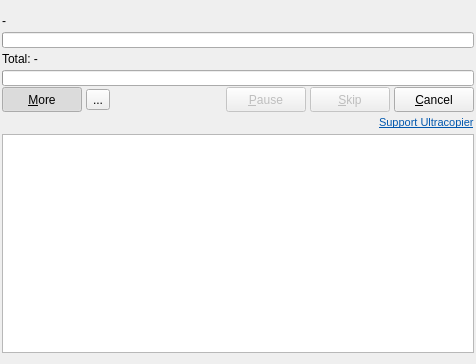
<?xml version="1.0" encoding="UTF-8"?>
<ui version="4.0">
 <class>interfaceCopy</class>
 <widget class="QWidget" name="interfaceCopy">
  <property name="geometry">
   <rect>
    <x>0</x>
    <y>0</y>
    <width>476</width>
    <height>364</height>
   </rect>
  </property>
  <property name="sizePolicy">
   <sizepolicy hsizetype="Minimum" vsizetype="Minimum">
    <horstretch>0</horstretch>
    <verstretch>0</verstretch>
   </sizepolicy>
  </property>
  <property name="minimumSize">
   <size>
    <width>430</width>
    <height>0</height>
   </size>
  </property>
  <property name="windowTitle">
   <string notr="true">94% done (42BK/s)</string>
  </property>
  <property name="windowIcon">
   <iconset resource="resources.qrc">
    <normaloff>:/Themes/Teracopy/resources/main.png</normaloff>:/Themes/Teracopy/resources/main.png</iconset>
  </property>
  <layout class="QVBoxLayout" name="verticalLayout">
   <property name="spacing">
    <number>1</number>
   </property>
   <property name="sizeConstraint">
    <enum>QLayout::SetMinimumSize</enum>
   </property>
   <property name="leftMargin">
    <number>2</number>
   </property>
   <property name="rightMargin">
    <number>2</number>
   </property>
   <item>
    <layout class="QHBoxLayout">
     <property name="spacing">
      <number>2</number>
     </property>
     <item>
      <widget class="QLabel" name="from">
       <property name="text">
        <string notr="true">-</string>
       </property>
      </widget>
     </item>
     <item>
      <spacer name="horizontalSpacer_5">
       <property name="orientation">
        <enum>Qt::Horizontal</enum>
       </property>
       <property name="sizeHint" stdset="0">
        <size>
         <width>40</width>
         <height>20</height>
        </size>
       </property>
      </spacer>
     </item>
     <item>
      <widget class="QLabel" name="labelNumberFile"/>
     </item>
    </layout>
   </item>
   <item>
    <widget class="QProgressBar" name="progressBar_file">
     <property name="maximumSize">
      <size>
       <width>16777215</width>
       <height>16</height>
      </size>
     </property>
     <property name="maximum">
      <number>65535</number>
     </property>
    </widget>
   </item>
   <item>
    <layout class="QHBoxLayout" name="horizontalLayout_4">
     <item>
      <widget class="QLabel" name="overall">
       <property name="text">
        <string notr="true">Total: -</string>
       </property>
      </widget>
     </item>
     <item>
      <spacer name="horizontalSpacer">
       <property name="orientation">
        <enum>Qt::Horizontal</enum>
       </property>
       <property name="sizeHint" stdset="0">
        <size>
         <width>40</width>
         <height>20</height>
        </size>
       </property>
      </spacer>
     </item>
     <item>
      <widget class="QLabel" name="labelTimeRemaining">
       <property name="text">
        <string notr="true">&lt;!DOCTYPE HTML PUBLIC &quot;-//W3C//DTD HTML 4.0//EN&quot; &quot;http://www.w3.org/TR/REC-html40/strict.dtd&quot;&gt;
&lt;html&gt;&lt;head&gt;&lt;meta name=&quot;qrichtext&quot; content=&quot;1&quot; /&gt;&lt;style type=&quot;text/css&quot;&gt;
p, li { white-space: pre-wrap; }
&lt;/style&gt;&lt;/head&gt;&lt;body style=&quot; font-family:'Sans Serif'; font-size:9pt; font-weight:400; font-style:normal;&quot;&gt;
&lt;p style=&quot; margin-top:0px; margin-bottom:0px; margin-left:0px; margin-right:0px; -qt-block-indent:0; text-indent:0px;&quot;&gt;&amp;nbsp;&lt;/p&gt;&lt;/body&gt;&lt;/html&gt;</string>
       </property>
       <property name="alignment">
        <set>Qt::AlignRight|Qt::AlignTrailing|Qt::AlignVCenter</set>
       </property>
      </widget>
     </item>
    </layout>
   </item>
   <item>
    <widget class="QProgressBar" name="progressBar_all">
     <property name="maximumSize">
      <size>
       <width>16777215</width>
       <height>16</height>
      </size>
     </property>
     <property name="maximum">
      <number>65535</number>
     </property>
    </widget>
   </item>
   <item>
    <layout class="QHBoxLayout">
     <property name="spacing">
      <number>4</number>
     </property>
     <item>
      <widget class="QPushButton" name="moreButton">
       <property name="sizePolicy">
        <sizepolicy hsizetype="Fixed" vsizetype="Fixed">
         <horstretch>0</horstretch>
         <verstretch>0</verstretch>
        </sizepolicy>
       </property>
       <property name="minimumSize">
        <size>
         <width>80</width>
         <height>25</height>
        </size>
       </property>
       <property name="text">
        <string>&amp;More</string>
       </property>
       <property name="checkable">
        <bool>true</bool>
       </property>
       <property name="checked">
        <bool>true</bool>
       </property>
      </widget>
     </item>
     <item>
      <widget class="QToolButton" name="toolButtonMenu">
       <property name="text">
        <string>...</string>
       </property>
       <property name="popupMode">
        <enum>QToolButton::InstantPopup</enum>
       </property>
      </widget>
     </item>
     <item>
      <spacer name="horizontalSpacer_2">
       <property name="orientation">
        <enum>Qt::Horizontal</enum>
       </property>
       <property name="sizeHint" stdset="0">
        <size>
         <width>40</width>
         <height>20</height>
        </size>
       </property>
      </spacer>
     </item>
     <item>
      <widget class="QPushButton" name="pauseButton">
       <property name="enabled">
        <bool>false</bool>
       </property>
       <property name="sizePolicy">
        <sizepolicy hsizetype="Fixed" vsizetype="Fixed">
         <horstretch>0</horstretch>
         <verstretch>0</verstretch>
        </sizepolicy>
       </property>
       <property name="minimumSize">
        <size>
         <width>80</width>
         <height>25</height>
        </size>
       </property>
       <property name="text">
        <string>&amp;Pause</string>
       </property>
      </widget>
     </item>
     <item>
      <widget class="QPushButton" name="skipButton">
       <property name="enabled">
        <bool>false</bool>
       </property>
       <property name="sizePolicy">
        <sizepolicy hsizetype="Fixed" vsizetype="Fixed">
         <horstretch>0</horstretch>
         <verstretch>0</verstretch>
        </sizepolicy>
       </property>
       <property name="minimumSize">
        <size>
         <width>80</width>
         <height>25</height>
        </size>
       </property>
       <property name="text">
        <string>&amp;Skip</string>
       </property>
      </widget>
     </item>
     <item>
      <widget class="QPushButton" name="cancelButton">
       <property name="sizePolicy">
        <sizepolicy hsizetype="Fixed" vsizetype="Fixed">
         <horstretch>0</horstretch>
         <verstretch>0</verstretch>
        </sizepolicy>
       </property>
       <property name="minimumSize">
        <size>
         <width>80</width>
         <height>25</height>
        </size>
       </property>
       <property name="text">
        <string>&amp;Cancel</string>
       </property>
      </widget>
     </item>
    </layout>
   </item>
   <item>
    <layout class="QHBoxLayout" name="horizontalLayout">
     <item>
      <spacer name="horizontalSpacer_3">
       <property name="orientation">
        <enum>Qt::Horizontal</enum>
       </property>
       <property name="sizeHint" stdset="0">
        <size>
         <width>40</width>
         <height>20</height>
        </size>
       </property>
      </spacer>
     </item>
     <item>
      <widget class="QLabel" name="label_2">
       <property name="maximumSize">
        <size>
         <width>16777215</width>
         <height>16</height>
        </size>
       </property>
       <property name="text">
        <string>&lt;!DOCTYPE HTML PUBLIC &quot;-//W3C//DTD HTML 4.0//EN&quot; &quot;http://www.w3.org/TR/REC-html40/strict.dtd&quot;&gt;
&lt;html&gt;&lt;head&gt;&lt;meta name=&quot;qrichtext&quot; content=&quot;1&quot; /&gt;&lt;style type=&quot;text/css&quot;&gt;
p, li { white-space: pre-wrap; }
&lt;/style&gt;&lt;/head&gt;&lt;body style=&quot; font-family:'Sans Serif'; font-size:9pt; font-weight:400; font-style:normal;&quot;&gt;
&lt;p style=&quot; margin-top:0px; margin-bottom:0px; margin-left:0px; margin-right:0px; -qt-block-indent:0; text-indent:0px;&quot;&gt;&lt;a href=&quot;http://ultracopier.first-world.info/&quot;&gt;&lt;span style=&quot; font-size:8pt; text-decoration: underline; color:#0057ae;&quot;&gt;Support Ultracopier&lt;/span&gt;&lt;/a&gt;&lt;/p&gt;&lt;/body&gt;&lt;/html&gt;</string>
       </property>
      </widget>
     </item>
    </layout>
   </item>
   <item>
    <widget class="QTreeView" name="TransferList">
     <property name="selectionMode">
      <enum>QAbstractItemView::NoSelection</enum>
     </property>
     <property name="rootIsDecorated">
      <bool>false</bool>
     </property>
    </widget>
   </item>
  </layout>
  <action name="actionAddFile">
   <property name="icon">
    <iconset>
     <normaloff>:/Themes/Teracopy/resources/add.png</normaloff>:/Themes/Teracopy/resources/add.png</iconset>
   </property>
   <property name="text">
    <string>Add file</string>
   </property>
  </action>
  <action name="actionAddFolder">
   <property name="icon">
    <iconset>
     <normaloff>:/Themes/Teracopy/resources/add.png</normaloff>:/Themes/Teracopy/resources/add.png</iconset>
   </property>
   <property name="text">
    <string>Add folder</string>
   </property>
  </action>
  <action name="actionAddFileToMove">
   <property name="icon">
    <iconset>
     <normaloff>:/Themes/Teracopy/resources/add.png</normaloff>:/Themes/Teracopy/resources/add.png</iconset>
   </property>
   <property name="text">
    <string>Move file(s)</string>
   </property>
  </action>
  <action name="actionAddFolderToMove">
   <property name="icon">
    <iconset>
     <normaloff>:/Themes/Teracopy/resources/add.png</normaloff>:/Themes/Teracopy/resources/add.png</iconset>
   </property>
   <property name="text">
    <string>Move folder</string>
   </property>
  </action>
  <action name="actionAddFileToCopy">
   <property name="icon">
    <iconset>
     <normaloff>:/Themes/Teracopy/resources/add.png</normaloff>:/Themes/Teracopy/resources/add.png</iconset>
   </property>
   <property name="text">
    <string>Copy file(s)</string>
   </property>
  </action>
  <action name="actionAddFolderToCopy">
   <property name="icon">
    <iconset>
     <normaloff>:/Themes/Teracopy/resources/add.png</normaloff>:/Themes/Teracopy/resources/add.png</iconset>
   </property>
   <property name="text">
    <string>Copy folder</string>
   </property>
  </action>
 </widget>
 <resources>
  <include location="resources.qrc"/>
 </resources>
 <connections>
  <connection>
   <sender>moreButton</sender>
   <signal>toggled(bool)</signal>
   <receiver>label_2</receiver>
   <slot>setVisible(bool)</slot>
   <hints>
    <hint type="sourcelabel">
     <x>72</x>
     <y>106</y>
    </hint>
    <hint type="destinationlabel">
     <x>353</x>
     <y>144</y>
    </hint>
   </hints>
  </connection>
  <connection>
   <sender>cancelButton</sender>
   <signal>clicked()</signal>
   <receiver>interfaceCopy</receiver>
   <slot>close()</slot>
   <hints>
    <hint type="sourcelabel">
     <x>465</x>
     <y>114</y>
    </hint>
    <hint type="destinationlabel">
     <x>475</x>
     <y>112</y>
    </hint>
   </hints>
  </connection>
 </connections>
</ui>
